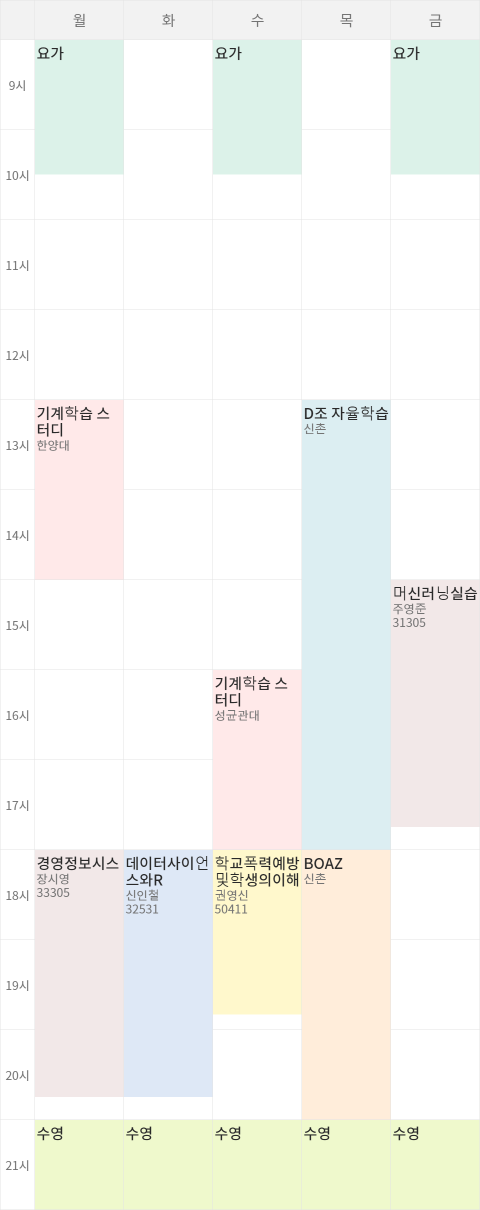
#> input picture OpenCV-Python Study documentation/images/model.png, 960 x 2420 px (shown at 1/2 size)
$ jupyter execute 'Basic Operation.ipynb'
#> lines starting #> are read from the running program, lines starting #| are printed output that depends on the picture; after the words box and inside, x2 and y2 are one past the last pixel; in counts of white or black regions, pixels touching at a corner belong together
## Basic Operation

### Goal
- 개별 Pixcel 에 접근하고, 수정할 수 있다.
- 이미지의 기본 속성을 확인 할 수 있다.
- 이미지의 ROI(Reogion of Image)를 설정할 수 있다.
- 이미지를 분리하고, 합칠 수 있다.

### Pixel Value
- 일반적으로 이미지를 Load하면 3차원 행렬형태로 생성이 됩니다.
- (100,200,3) 이러한 행태로 (행, 열, 색정보)

[cell 1]
import cv2
import numpy as np
img = cv2.imread('images/model.png')
#> img is the input picture: shape (2420, 960, 3); mean B, G, R 240.8, 245.4, 244.6

[cell 2]
# 특성 픽셀값에 접근 가능
px = img[100,200]
#> px = [233, 242, 220]
px
#> Out = [233, 242, 220]
# 100행 200열 색 값이 157(B), 100(G), 190(R) 인 것을 확인 할 수 있다.

[cell 3]
# 만약 Blue 값만을 확인하고 싶을 경우에는 아래와 같이 입력한다
blue = img[100,200,0]
#> blue = 233
blue
#> Out = 233
#0 : Blue, 1:Green , 2:Red

[cell 4]
#특성 pixel의 값을 변경한다.

img[100,200] = [255,255,255]
#> img: shape (2420, 960, 3); under 0.01% of pixels changed, all inside (x1, y1, x2, y2) = (200, 100, 201, 101)

[cell 5]
img.item(10,10,2) #Red 값
#> Out = 242

[cell 6]
img.itemset((10,10,2),100) # Red 값을 100으로 변경
#> img: shape (2420, 960, 3); mean B, G, R 240.8, 245.4, 244.6
img.item(10,10,2)
#> Out = 100

### 이미지의 기본속성
- 이미지를 Load 한 후에 해당 이미지의 기본적인 정보를 확인해야 합니다.
- 행과 열의 갯수가 몇 개인지
- 몇 개의 Channel 로 구성이 되어 있는지
- 이를 확인하기 위해서 ```img.shape``` 를 사용하면
- tuple 형태로 (행, 열, channel)정보를 Return 한다.

- Gray sacle 인경우에는 (행, 열) 만 리턴된다.

[cell 7]
img.shape
#> Out = (2420, 960, 3)

[cell 8]
# 전체 픽셀 수의 확인은
img.size
#> Out = 6969600

[cell 9]
#이미지의 Datatype 은
img.dtype

### 이미지 ROI(Region on Image)
이미지 작업시에는 특정 pixel단위보다는 특정 영역단위로 작업을 하게 됩니다. 이것을 Region of Image(ROI)라고 합니다. ROI 설정은 Numpy 의 indexing 방법을 사용합니다. 만일 아래와 같이 특정 영여겡 어떤 물체가 있다는 것을 알고 있으면 그 영역을 설정해서 Copy 를 할 수도 있습니다.

[cell 10]
img = cv2.imread('images/model.png')
#img[행시작,:행끝, ]
ball = img[1:500, 2:200]
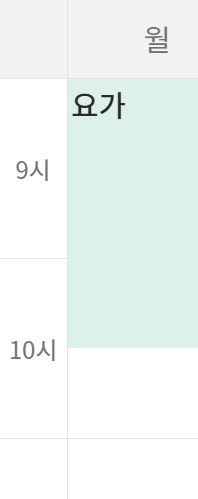
#> ball: shape (499, 198, 3); mean B, G, R 243.2, 246.4, 238.7
img[501:1000, 2:200] = ball #동일 역역에 copy
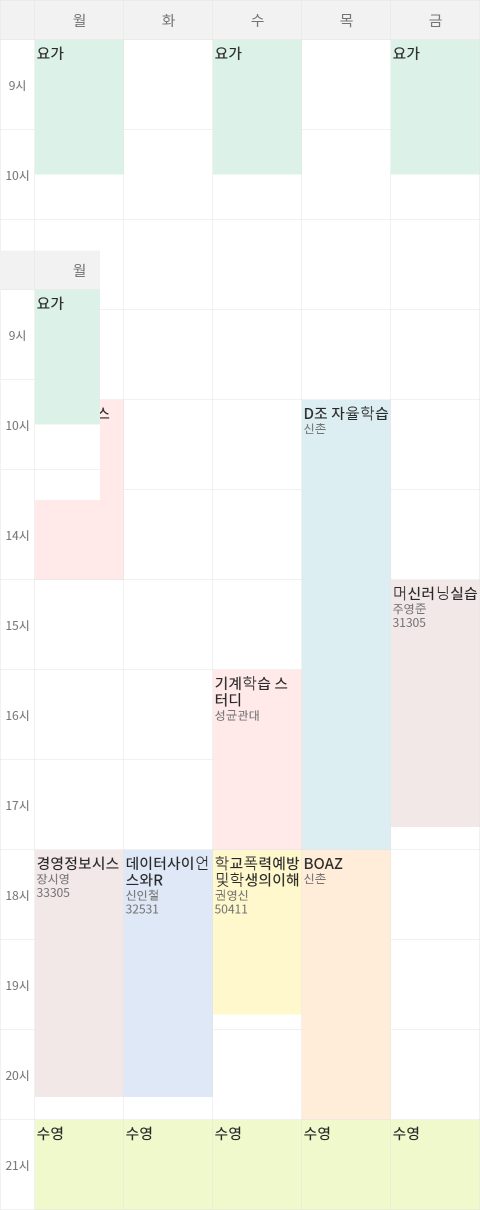
#> img: shape (2420, 960, 3) (shown at 1/2 size); 3.1% of pixels changed, all inside (x1, y1, x2, y2) = (2, 501, 200, 1000)
cv2.imshow('img',img)
cv2.waitKey(0)
cv2.destroyAllWindows()

### 이미지 Channels
Color Image는 3개의 채널 BGR로 구성이 되어 있습니다.
이것을 각 채널별로 분리할 수 있습니다.

[cell 11]
b,g,r = cv2.split(img)
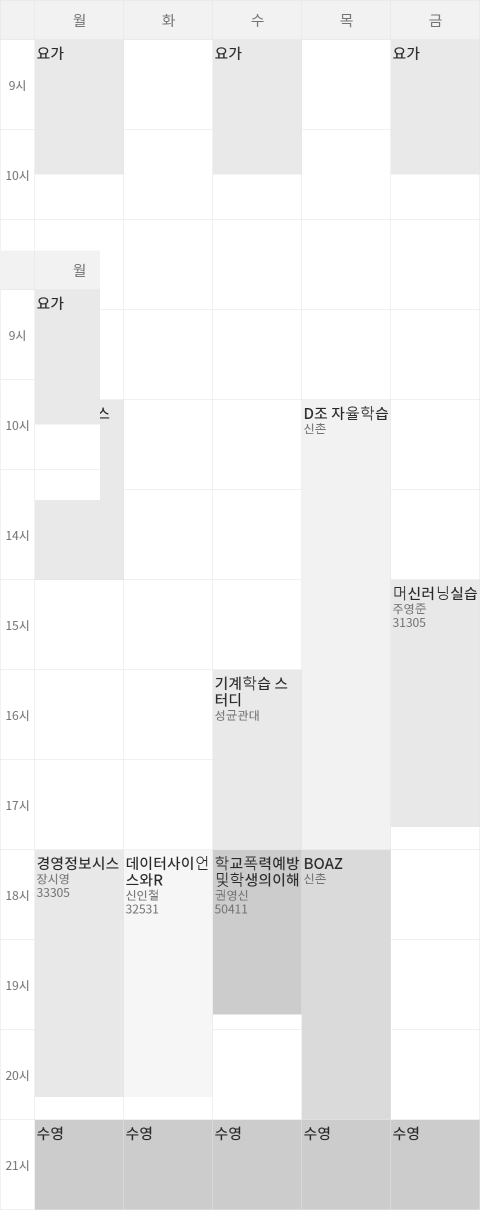
#> b: shape (2420, 960) (shown at 1/2 size); min 41, max 255, mean 240.8
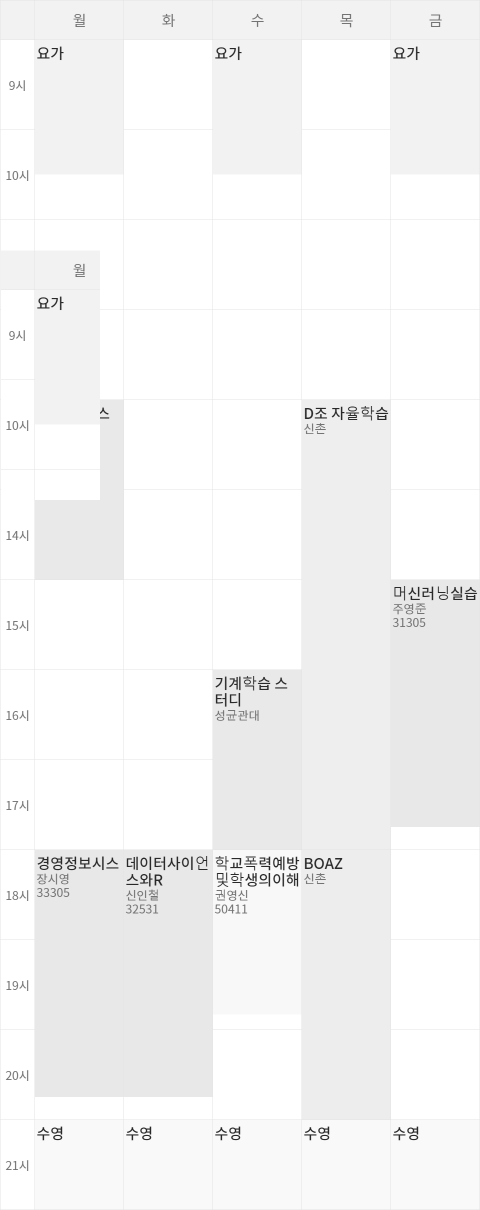
#> g: shape (2420, 960) (shown at 1/2 size); min 41, max 255, mean 245.5
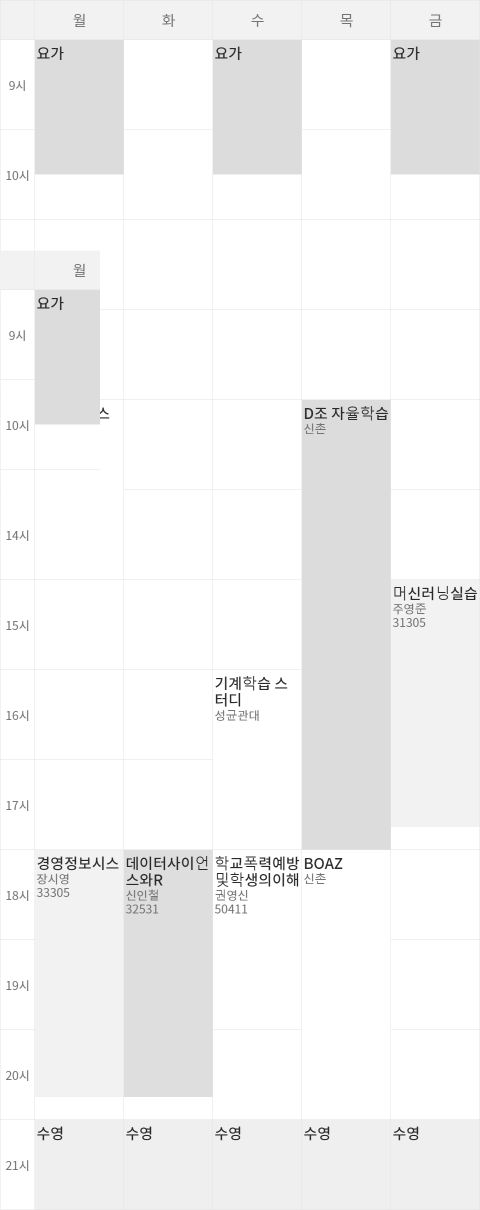
#> r: shape (2420, 960) (shown at 1/2 size); min 41, max 255, mean 244.1
img = cv2.merge((r,g,b))

[cell 12]
# 또는 Numpy indexing 접근 방법으로 표현할 수도 있습니다.
b = img[:,:,0]

[cell 13]
# cv2.split() 함수는 비용이 많이 드는 함수입니다. 가능하다면 Numpy indexing 방법을 사용하는 것이 효율적이다.
# 특정 Channel의 값을 변경하려면 아래와 같이 입력한다. .
img[:,:,2] = 0 # Red Channel
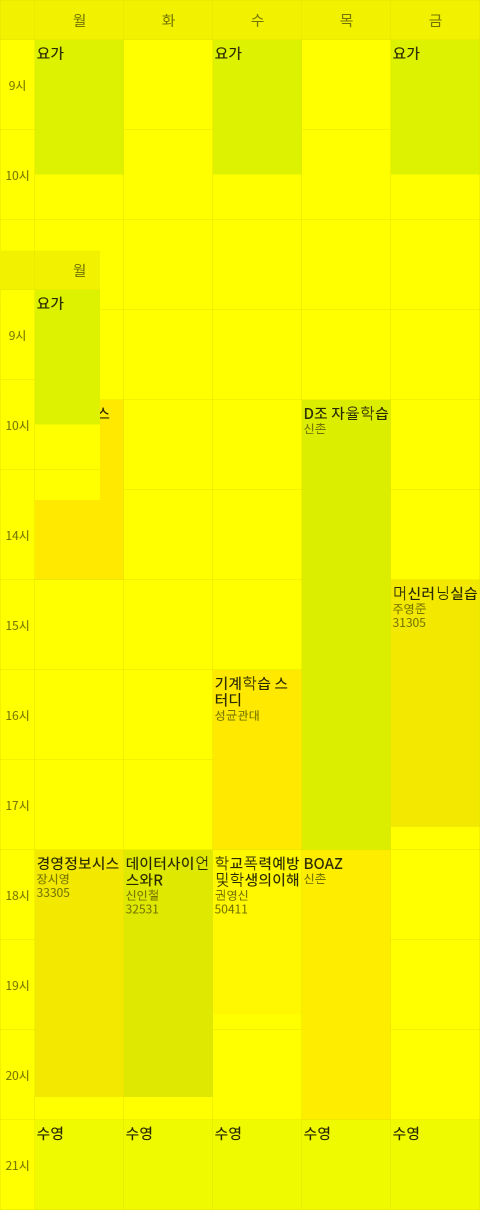
#> img: shape (2420, 960, 3) (shown at 1/2 size); mean R, G, B 244.1, 245.5, 0
